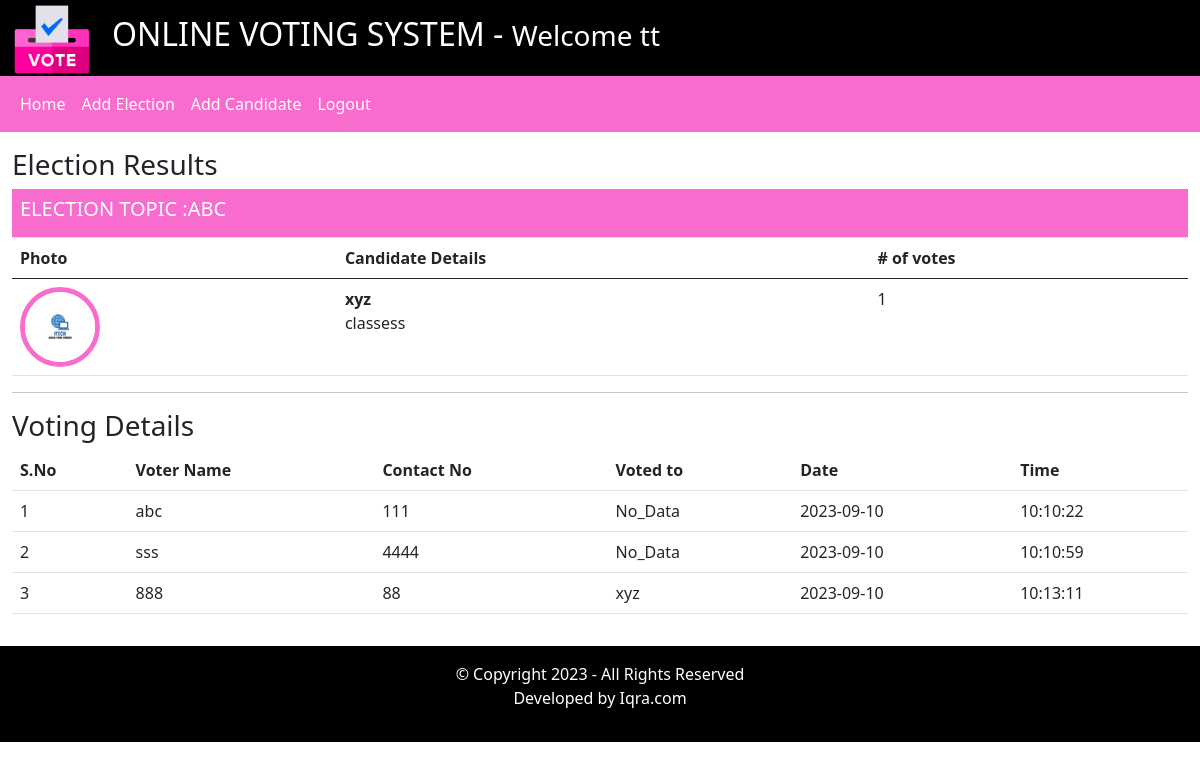
The app's page /voting_project/index.php?viewresults=7 (signed in) with its own data.
### tables this page shows
CREATE TABLE `elections` (
  `id` int(11) NOT NULL,
  `election_topic` varchar(255) DEFAULT NULL,
  `no_of_candidates` int(11) DEFAULT NULL,
  `starting_date` date DEFAULT NULL,
  `ending_date` date DEFAULT NULL,
  `status` varchar(255) NOT NULL,
  `inserted_by` varchar(255) NOT NULL,
  `insertd_on` date NOT NULL
);

CREATE TABLE `candidate_details` (
  `id` int(11) NOT NULL,
  `election_id` int(11) DEFAULT NULL,
  `candidate_name` varchar(255) NOT NULL,
  `candidate_details` text DEFAULT NULL,
  `candidate_photo` text DEFAULT NULL,
  `inserted_by` varchar(255) DEFAULT NULL,
  `inserted_on` date DEFAULT NULL
);

CREATE TABLE `voting` (
  `id` int(11) NOT NULL,
  `election_id` int(11) DEFAULT NULL,
  `voters_id` int(11) DEFAULT NULL,
  `candidate_id` int(11) NOT NULL,
  `vote_date` date DEFAULT NULL,
  `vote_timing` time DEFAULT NULL
);

CREATE TABLE `users` (
  `id` int(11) NOT NULL,
  `username` varchar(55) NOT NULL,
  `contact` varchar(25) NOT NULL,
  `password` varchar(255) NOT NULL,
  `user_role` varchar(45) NOT NULL
);

### voting_project/voters/viewresults.php (the view, shortened to what this page needs)
<?php
$election_id =$_GET['viewresults'];
?>
<div class="row my-3">
    <div class="col-12">
        <h3>Election Results</h3>
            <?php
            $fetchingactiveelection= mysqli_query($conn, "SELECT * FROM elections WHERE id = '$election_id'");
            $totalactiveelection = mysqli_num_rows($fetchingactiveelection);
            if($totalactiveelection > 0)
            {
                while($data = mysqli_fetch_assoc($fetchingactiveelection))
                {
                    $election_id = $data['id'];
                    $election_topic = $data['election_topic'];
                     ?>
                    <table class="table">
                    <thead>
                          <tr class= "bg-light">
                            <th colspan= "4" class="bg-light text-white"><h5>ELECTION TOPIC :<?php echo strtoupper($election_topic); ?></h5></th>
                                <th>Photo</th>
                                <th>Candidate Details</th>
                                <th># of votes</th>
                            </tr>
                    </thead>
                 <tbody>
                <?php
                $fetchingcandidate = mysqli_query($conn, "SELECT * FROM candidate_details WHERE election_id = '$election_id'");
                while($candidatedata= mysqli_fetch_assoc($fetchingcandidate)){
                    $candidate_id = $candidatedata['id'];
                    $candidate_photo = $candidatedata['candidate_photo'];
                    $fetchingvotes = mysqli_query($conn, "SELECT * FROM voting WHERE candidate_id = '$candidate_id'") or die(mysqli_error($conn));
                    $totalvotes = mysqli_num_rows($fetchingvotes);
                ?>
                    <tr>
                        <td><img src="<?php echo  "../".$candidate_photo;?>" class="candidate_photo"></td>
                        <td><?php echo"<b>" . $candidatedata['candidate_name'] . "</b><br>". $candidatedata['candidate_details'];  ?></td>
                        <td> <?php echo $totalvotes; ?></td>
                    </tr>
                    <?php
                   }
                    ?>
                 </tbody>
               </table>
               <?php
                }
            }else{
                echo "No any active election";
            }
            ?>
            <hr>
            <h3>Voting Details</h3>
                <?php
                $fetchingvotingdetails = mysqli_query($conn, "SELECT * FROM voting WHERE election_id ='$election_id'");
                $num_of_votes = mysqli_num_rows($fetchingvotingdetails);
                if($num_of_votes > 0){
                    $sno =1;
                    ?>
                     <table class="table">
                <tr>
                    <th>S.No</th>
                    <th>Voter Name</th>
                    <th>Contact No</th>
                    <th>Voted to</th>
                    <th>Date</th>
                    <th>Time</th>
                </tr>
                    <?php
                    while($data = mysqli_fetch_assoc($fetchingvotingdetails)){
                        $voters_id = $data['voters_id'];
                        $candidate_id = $data['candidate_id'];
                        $fetchingusername = mysqli_query($conn, "SELECT * FROM users WHERE id= $voters_id")or die(mysqli_error($conn));
                        $isdataavailable = mysqli_num_rows($fetchingusername);
                        $userdata = mysqli_fetch_assoc($fetchingusername);
                        if($isdataavailable >0){
                            $username = $userdata['username'];
                            $contact_no = $userdata['contact'];
                        }else{
                            $username = "No_Data";
                            $contact_no = $userdata['contact'];
                        }
                        $fetchingcandidatename = mysqli_query($conn, "SELECT * FROM candidate_details WHERE id= $candidate_id")or die(mysqli_error($conn));
                        $isdataavailable = mysqli_num_rows($fetchingcandidatename);
                        $candidatedata = mysqli_fetch_assoc($fetchingcandidatename);
                        if($isdataavailable >0){
                            $candidate_name = $candidatedata['candidate_name'];
                            $contact_no = $userdata['contact'];
                        }else{
                            $candidate_name = "No_Data";
                        }
                        ?>
                        <tr>
                            <td> <?php echo $sno++;  ?></td>
                            <td><?php echo $username;  ?></td>
                            <td><?php echo $contact_no; ?></td>
                            <td><?php echo $candidate_name;  ?></td>
                            <td><?php echo $data['vote_date'] ?></td>
                            <td><?php echo $data['vote_timing'] ?></td>
                        </tr>
<?php
                    }
                    echo "</table>";
                }else{
                    echo "no any vote detail is available";
                }
?>
    </div>
</div>

### voting_project/style.css (style rules this page uses)
.text-white { color: white; }
.bg-light { background-color: rgb(247, 108, 205) !important; }
.candidate_photo { width: 80px; height: 80px; border: 5px solid rgb(247, 108, 205); border-radius: 100%; }

### records on screen
elections: election_topic "ABC"
candidate_details: candidate_photo (picture), candidate_name "xyz", candidate_details "classess", totalvotes "1"
voting: users.username "abc", users.contact "111", candidate_name "No_Data", vote_date "2023-09-10", vote_timing "10:10:22"
voting: users.username "sss", users.contact "4444", candidate_name "No_Data", vote_date "2023-09-10", vote_timing "10:10:59"
voting: users.username "888", users.contact "88", candidate_details.candidate_name "xyz", vote_date "2023-09-10", vote_timing "10:13:11"

### other values on screen
$_SESSION['username'] "tt"
